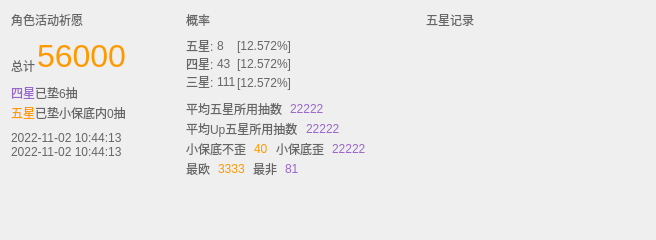
<?xml version="1.0" encoding="UTF-8"?>
<ui version="4.0">
 <class>WishPageQueryTemplate</class>
 <widget class="QWidget" name="WishPageQueryTemplate">
  <property name="geometry">
   <rect>
    <x>0</x>
    <y>0</y>
    <width>656</width>
    <height>240</height>
   </rect>
  </property>
  <property name="sizePolicy">
   <sizepolicy hsizetype="Expanding" vsizetype="Expanding">
    <horstretch>0</horstretch>
    <verstretch>0</verstretch>
   </sizepolicy>
  </property>
  <property name="maximumSize">
   <size>
    <width>1677777</width>
    <height>240</height>
   </size>
  </property>
  <property name="windowTitle">
   <string>Form</string>
  </property>
  <property name="styleSheet">
   <string notr="true">QLabel{
  font-family:&quot;HarmonyOS Sans SC&quot;;
  color : #666666
}</string>
  </property>
  <layout class="QGridLayout" name="gridLayout_10">
   <property name="spacing">
    <number>0</number>
   </property>
   <item row="0" column="0">
    <layout class="QGridLayout" name="gridLayout_5">
     <property name="spacing">
      <number>0</number>
     </property>
     <item row="0" column="0">
      <widget class="QLabel" name="label">
       <property name="styleSheet">
        <string notr="true"/>
       </property>
       <property name="text">
        <string>角色活动祈愿</string>
       </property>
       <property name="scaledContents">
        <bool>false</bool>
       </property>
       <property name="wordWrap">
        <bool>false</bool>
       </property>
      </widget>
     </item>
     <item row="3" column="0">
      <widget class="QLabel" name="label_6">
       <property name="styleSheet">
        <string notr="true"/>
       </property>
       <property name="text">
        <string>2022-11-02 10:44:13</string>
       </property>
       <property name="scaledContents">
        <bool>false</bool>
       </property>
       <property name="wordWrap">
        <bool>false</bool>
       </property>
      </widget>
     </item>
     <item row="4" column="0">
      <widget class="QLabel" name="label_7">
       <property name="styleSheet">
        <string notr="true"/>
       </property>
       <property name="text">
        <string>2022-11-02 10:44:13</string>
       </property>
       <property name="scaledContents">
        <bool>false</bool>
       </property>
       <property name="wordWrap">
        <bool>false</bool>
       </property>
      </widget>
     </item>
     <item row="1" column="0">
      <layout class="QGridLayout" name="gridLayout_4">
       <item row="0" column="1">
        <spacer name="horizontalSpacer_12">
         <property name="orientation">
          <enum>Qt::Horizontal</enum>
         </property>
         <property name="sizeType">
          <enum>QSizePolicy::Fixed</enum>
         </property>
         <property name="sizeHint" stdset="0">
          <size>
           <width>20</width>
           <height>8</height>
          </size>
         </property>
        </spacer>
       </item>
       <item row="1" column="1" rowspan="2">
        <widget class="QLabel" name="label_3">
         <property name="styleSheet">
          <string notr="true">QLabel{
	font: 24pt;
	color:#ff9900
}
</string>
         </property>
         <property name="text">
          <string>56000</string>
         </property>
        </widget>
       </item>
       <item row="1" column="2">
        <spacer name="horizontalSpacer_4">
         <property name="orientation">
          <enum>Qt::Horizontal</enum>
         </property>
         <property name="sizeType">
          <enum>QSizePolicy::Fixed</enum>
         </property>
         <property name="sizeHint" stdset="0">
          <size>
           <width>60</width>
           <height>20</height>
          </size>
         </property>
        </spacer>
       </item>
       <item row="2" column="0">
        <widget class="QLabel" name="label_4">
         <property name="text">
          <string>总计</string>
         </property>
        </widget>
       </item>
       <item row="3" column="1">
        <spacer name="horizontalSpacer_13">
         <property name="orientation">
          <enum>Qt::Horizontal</enum>
         </property>
         <property name="sizeType">
          <enum>QSizePolicy::Fixed</enum>
         </property>
         <property name="sizeHint" stdset="0">
          <size>
           <width>20</width>
           <height>8</height>
          </size>
         </property>
        </spacer>
       </item>
      </layout>
     </item>
     <item row="2" column="0">
      <layout class="QGridLayout" name="gridLayout">
       <item row="0" column="0">
        <widget class="QLabel" name="label_2">
         <property name="sizePolicy">
          <sizepolicy hsizetype="Preferred" vsizetype="Minimum">
           <horstretch>0</horstretch>
           <verstretch>0</verstretch>
          </sizepolicy>
         </property>
         <property name="text">
          <string>&lt;html&gt;&lt;head/&gt;&lt;body&gt;&lt;p&gt;&lt;span style=&quot; color:#9966cc;&quot;&gt;四星&lt;/span&gt;已垫&lt;/p&gt;&lt;/body&gt;&lt;/html&gt;</string>
         </property>
        </widget>
       </item>
       <item row="1" column="2">
        <spacer name="horizontalSpacer_3">
         <property name="orientation">
          <enum>Qt::Horizontal</enum>
         </property>
         <property name="sizeType">
          <enum>QSizePolicy::Fixed</enum>
         </property>
         <property name="sizeHint" stdset="0">
          <size>
           <width>60</width>
           <height>20</height>
          </size>
         </property>
        </spacer>
       </item>
       <item row="0" column="1">
        <widget class="QLabel" name="label_25">
         <property name="text">
          <string>6抽</string>
         </property>
        </widget>
       </item>
       <item row="1" column="1">
        <widget class="QLabel" name="label_26">
         <property name="text">
          <string>小保底内0抽</string>
         </property>
        </widget>
       </item>
       <item row="0" column="2">
        <spacer name="horizontalSpacer_2">
         <property name="orientation">
          <enum>Qt::Horizontal</enum>
         </property>
         <property name="sizeType">
          <enum>QSizePolicy::Fixed</enum>
         </property>
         <property name="sizeHint" stdset="0">
          <size>
           <width>60</width>
           <height>20</height>
          </size>
         </property>
        </spacer>
       </item>
       <item row="1" column="0">
        <widget class="QLabel" name="label_5">
         <property name="text">
          <string>&lt;html&gt;&lt;head/&gt;&lt;body&gt;&lt;p&gt;&lt;span style=&quot; color:#ff9900;&quot;&gt;五星&lt;/span&gt;已垫&lt;/p&gt;&lt;/body&gt;&lt;/html&gt;</string>
         </property>
        </widget>
       </item>
       <item row="2" column="1">
        <spacer name="horizontalSpacer_14">
         <property name="orientation">
          <enum>Qt::Horizontal</enum>
         </property>
         <property name="sizeType">
          <enum>QSizePolicy::Fixed</enum>
         </property>
         <property name="sizeHint" stdset="0">
          <size>
           <width>20</width>
           <height>8</height>
          </size>
         </property>
        </spacer>
       </item>
      </layout>
     </item>
     <item row="5" column="0">
      <spacer name="verticalSpacer">
       <property name="orientation">
        <enum>Qt::Vertical</enum>
       </property>
       <property name="sizeHint" stdset="0">
        <size>
         <width>20</width>
         <height>40</height>
        </size>
       </property>
      </spacer>
     </item>
    </layout>
   </item>
   <item row="0" column="1">
    <layout class="QGridLayout" name="gridLayout_9">
     <property name="spacing">
      <number>0</number>
     </property>
     <item row="0" column="0">
      <widget class="QLabel" name="label_8">
       <property name="styleSheet">
        <string notr="true"/>
       </property>
       <property name="text">
        <string>概率</string>
       </property>
       <property name="scaledContents">
        <bool>false</bool>
       </property>
       <property name="wordWrap">
        <bool>false</bool>
       </property>
      </widget>
     </item>
     <item row="2" column="0" colspan="3">
      <layout class="QHBoxLayout" name="horizontalLayout_6">
       <item>
        <widget class="QLabel" name="label_15">
         <property name="styleSheet">
          <string notr="true"/>
         </property>
         <property name="text">
          <string>平均五星所用抽数</string>
         </property>
         <property name="scaledContents">
          <bool>false</bool>
         </property>
         <property name="wordWrap">
          <bool>false</bool>
         </property>
        </widget>
       </item>
       <item>
        <spacer name="horizontalSpacer_16">
         <property name="orientation">
          <enum>Qt::Horizontal</enum>
         </property>
         <property name="sizeType">
          <enum>QSizePolicy::Fixed</enum>
         </property>
         <property name="sizeHint" stdset="0">
          <size>
           <width>8</width>
           <height>20</height>
          </size>
         </property>
        </spacer>
       </item>
       <item>
        <widget class="QLabel" name="label_31">
         <property name="styleSheet">
          <string notr="true">QLabel{
	color:#9966cc
}
</string>
         </property>
         <property name="text">
          <string>22222</string>
         </property>
         <property name="scaledContents">
          <bool>false</bool>
         </property>
         <property name="wordWrap">
          <bool>false</bool>
         </property>
        </widget>
       </item>
       <item>
        <spacer name="horizontalSpacer_5">
         <property name="orientation">
          <enum>Qt::Horizontal</enum>
         </property>
         <property name="sizeHint" stdset="0">
          <size>
           <width>20</width>
           <height>20</height>
          </size>
         </property>
        </spacer>
       </item>
      </layout>
     </item>
     <item row="4" column="0" colspan="2">
      <layout class="QHBoxLayout" name="horizontalLayout_4">
       <item>
        <widget class="QLabel" name="label_17">
         <property name="styleSheet">
          <string notr="true"/>
         </property>
         <property name="text">
          <string>小保底不歪</string>
         </property>
         <property name="scaledContents">
          <bool>false</bool>
         </property>
         <property name="wordWrap">
          <bool>false</bool>
         </property>
        </widget>
       </item>
       <item>
        <spacer name="horizontalSpacer_19">
         <property name="orientation">
          <enum>Qt::Horizontal</enum>
         </property>
         <property name="sizeType">
          <enum>QSizePolicy::Fixed</enum>
         </property>
         <property name="sizeHint" stdset="0">
          <size>
           <width>8</width>
           <height>20</height>
          </size>
         </property>
        </spacer>
       </item>
       <item>
        <widget class="QLabel" name="label_18">
         <property name="styleSheet">
          <string notr="true">QLabel{
	color:#ff9900
}
</string>
         </property>
         <property name="text">
          <string>40</string>
         </property>
         <property name="scaledContents">
          <bool>false</bool>
         </property>
         <property name="wordWrap">
          <bool>false</bool>
         </property>
        </widget>
       </item>
      </layout>
     </item>
     <item row="4" column="2">
      <layout class="QHBoxLayout" name="horizontalLayout_3">
       <item>
        <spacer name="horizontalSpacer_22">
         <property name="orientation">
          <enum>Qt::Horizontal</enum>
         </property>
         <property name="sizeType">
          <enum>QSizePolicy::Fixed</enum>
         </property>
         <property name="sizeHint" stdset="0">
          <size>
           <width>8</width>
           <height>20</height>
          </size>
         </property>
        </spacer>
       </item>
       <item>
        <widget class="QLabel" name="label_20">
         <property name="styleSheet">
          <string notr="true"/>
         </property>
         <property name="text">
          <string>小保底歪</string>
         </property>
         <property name="scaledContents">
          <bool>false</bool>
         </property>
         <property name="wordWrap">
          <bool>false</bool>
         </property>
        </widget>
       </item>
       <item>
        <spacer name="horizontalSpacer_18">
         <property name="orientation">
          <enum>Qt::Horizontal</enum>
         </property>
         <property name="sizeType">
          <enum>QSizePolicy::Fixed</enum>
         </property>
         <property name="sizeHint" stdset="0">
          <size>
           <width>8</width>
           <height>20</height>
          </size>
         </property>
        </spacer>
       </item>
       <item>
        <widget class="QLabel" name="label_19">
         <property name="styleSheet">
          <string notr="true">QLabel{
	color:#9966cc
}
</string>
         </property>
         <property name="text">
          <string>22222</string>
         </property>
         <property name="scaledContents">
          <bool>false</bool>
         </property>
         <property name="wordWrap">
          <bool>false</bool>
         </property>
        </widget>
       </item>
       <item>
        <spacer name="horizontalSpacer_7">
         <property name="orientation">
          <enum>Qt::Horizontal</enum>
         </property>
         <property name="sizeType">
          <enum>QSizePolicy::Fixed</enum>
         </property>
         <property name="sizeHint" stdset="0">
          <size>
           <width>60</width>
           <height>20</height>
          </size>
         </property>
        </spacer>
       </item>
      </layout>
     </item>
     <item row="1" column="0" colspan="3">
      <layout class="QGridLayout" name="gridLayout_8">
       <item row="1" column="1">
        <layout class="QGridLayout" name="gridLayout_2">
         <item row="0" column="0">
          <widget class="QLabel" name="label_28">
           <property name="styleSheet">
            <string notr="true"/>
           </property>
           <property name="text">
            <string>8</string>
           </property>
           <property name="scaledContents">
            <bool>false</bool>
           </property>
           <property name="wordWrap">
            <bool>false</bool>
           </property>
          </widget>
         </item>
         <item row="1" column="0">
          <widget class="QLabel" name="label_29">
           <property name="styleSheet">
            <string notr="true"/>
           </property>
           <property name="text">
            <string>43</string>
           </property>
           <property name="scaledContents">
            <bool>false</bool>
           </property>
           <property name="wordWrap">
            <bool>false</bool>
           </property>
          </widget>
         </item>
         <item row="2" column="0">
          <widget class="QLabel" name="label_30">
           <property name="styleSheet">
            <string notr="true"/>
           </property>
           <property name="text">
            <string>111</string>
           </property>
           <property name="scaledContents">
            <bool>false</bool>
           </property>
           <property name="wordWrap">
            <bool>false</bool>
           </property>
          </widget>
         </item>
        </layout>
       </item>
       <item row="0" column="1">
        <spacer name="horizontalSpacer_10">
         <property name="orientation">
          <enum>Qt::Horizontal</enum>
         </property>
         <property name="sizeType">
          <enum>QSizePolicy::Fixed</enum>
         </property>
         <property name="sizeHint" stdset="0">
          <size>
           <width>20</width>
           <height>8</height>
          </size>
         </property>
        </spacer>
       </item>
       <item row="1" column="2">
        <layout class="QGridLayout" name="gridLayout_7">
         <item row="2" column="0">
          <widget class="QLabel" name="label_14">
           <property name="styleSheet">
            <string notr="true"/>
           </property>
           <property name="text">
            <string>[12.572%]</string>
           </property>
           <property name="scaledContents">
            <bool>false</bool>
           </property>
           <property name="wordWrap">
            <bool>false</bool>
           </property>
          </widget>
         </item>
         <item row="1" column="0">
          <widget class="QLabel" name="label_13">
           <property name="styleSheet">
            <string notr="true"/>
           </property>
           <property name="text">
            <string>[12.572%]</string>
           </property>
           <property name="scaledContents">
            <bool>false</bool>
           </property>
           <property name="wordWrap">
            <bool>false</bool>
           </property>
          </widget>
         </item>
         <item row="0" column="0">
          <widget class="QLabel" name="label_12">
           <property name="styleSheet">
            <string notr="true"/>
           </property>
           <property name="text">
            <string>[12.572%]</string>
           </property>
           <property name="scaledContents">
            <bool>false</bool>
           </property>
           <property name="wordWrap">
            <bool>false</bool>
           </property>
          </widget>
         </item>
         <item row="1" column="1">
          <spacer name="horizontalSpacer">
           <property name="orientation">
            <enum>Qt::Horizontal</enum>
           </property>
           <property name="sizeHint" stdset="0">
            <size>
             <width>20</width>
             <height>20</height>
            </size>
           </property>
          </spacer>
         </item>
        </layout>
       </item>
       <item row="1" column="0">
        <layout class="QGridLayout" name="gridLayout_6">
         <item row="0" column="0">
          <widget class="QLabel" name="label_9">
           <property name="styleSheet">
            <string notr="true"/>
           </property>
           <property name="text">
            <string>五星: </string>
           </property>
           <property name="scaledContents">
            <bool>false</bool>
           </property>
           <property name="wordWrap">
            <bool>false</bool>
           </property>
          </widget>
         </item>
         <item row="1" column="0">
          <widget class="QLabel" name="label_10">
           <property name="styleSheet">
            <string notr="true"/>
           </property>
           <property name="text">
            <string>四星:</string>
           </property>
           <property name="scaledContents">
            <bool>false</bool>
           </property>
           <property name="wordWrap">
            <bool>false</bool>
           </property>
          </widget>
         </item>
         <item row="2" column="0">
          <widget class="QLabel" name="label_11">
           <property name="styleSheet">
            <string notr="true"/>
           </property>
           <property name="text">
            <string>三星:</string>
           </property>
           <property name="scaledContents">
            <bool>false</bool>
           </property>
           <property name="wordWrap">
            <bool>false</bool>
           </property>
          </widget>
         </item>
        </layout>
       </item>
       <item row="2" column="1">
        <spacer name="horizontalSpacer_11">
         <property name="orientation">
          <enum>Qt::Horizontal</enum>
         </property>
         <property name="sizeType">
          <enum>QSizePolicy::Fixed</enum>
         </property>
         <property name="sizeHint" stdset="0">
          <size>
           <width>20</width>
           <height>8</height>
          </size>
         </property>
        </spacer>
       </item>
      </layout>
     </item>
     <item row="5" column="0">
      <layout class="QHBoxLayout" name="horizontalLayout">
       <item>
        <widget class="QLabel" name="label_22">
         <property name="styleSheet">
          <string notr="true"/>
         </property>
         <property name="text">
          <string>最欧</string>
         </property>
         <property name="scaledContents">
          <bool>false</bool>
         </property>
         <property name="wordWrap">
          <bool>false</bool>
         </property>
        </widget>
       </item>
       <item>
        <spacer name="horizontalSpacer_20">
         <property name="orientation">
          <enum>Qt::Horizontal</enum>
         </property>
         <property name="sizeType">
          <enum>QSizePolicy::Fixed</enum>
         </property>
         <property name="sizeHint" stdset="0">
          <size>
           <width>8</width>
           <height>20</height>
          </size>
         </property>
        </spacer>
       </item>
       <item>
        <widget class="QLabel" name="label_21">
         <property name="styleSheet">
          <string notr="true">QLabel{
	color:#ff9900
}
</string>
         </property>
         <property name="text">
          <string>3333</string>
         </property>
         <property name="scaledContents">
          <bool>false</bool>
         </property>
         <property name="wordWrap">
          <bool>false</bool>
         </property>
        </widget>
       </item>
      </layout>
     </item>
     <item row="5" column="1" colspan="2">
      <layout class="QHBoxLayout" name="horizontalLayout_2">
       <item>
        <spacer name="horizontalSpacer_23">
         <property name="orientation">
          <enum>Qt::Horizontal</enum>
         </property>
         <property name="sizeType">
          <enum>QSizePolicy::Fixed</enum>
         </property>
         <property name="sizeHint" stdset="0">
          <size>
           <width>8</width>
           <height>20</height>
          </size>
         </property>
        </spacer>
       </item>
       <item>
        <widget class="QLabel" name="label_24">
         <property name="styleSheet">
          <string notr="true"/>
         </property>
         <property name="text">
          <string>最非</string>
         </property>
         <property name="scaledContents">
          <bool>false</bool>
         </property>
         <property name="wordWrap">
          <bool>false</bool>
         </property>
        </widget>
       </item>
       <item>
        <spacer name="horizontalSpacer_21">
         <property name="orientation">
          <enum>Qt::Horizontal</enum>
         </property>
         <property name="sizeType">
          <enum>QSizePolicy::Fixed</enum>
         </property>
         <property name="sizeHint" stdset="0">
          <size>
           <width>8</width>
           <height>20</height>
          </size>
         </property>
        </spacer>
       </item>
       <item>
        <widget class="QLabel" name="label_23">
         <property name="styleSheet">
          <string notr="true">QLabel{
	color:#9966cc
}
</string>
         </property>
         <property name="text">
          <string>81</string>
         </property>
         <property name="scaledContents">
          <bool>false</bool>
         </property>
         <property name="wordWrap">
          <bool>false</bool>
         </property>
        </widget>
       </item>
       <item>
        <spacer name="horizontalSpacer_8">
         <property name="orientation">
          <enum>Qt::Horizontal</enum>
         </property>
         <property name="sizeHint" stdset="0">
          <size>
           <width>40</width>
           <height>20</height>
          </size>
         </property>
        </spacer>
       </item>
      </layout>
     </item>
     <item row="3" column="0" colspan="3">
      <layout class="QHBoxLayout" name="horizontalLayout_5">
       <item>
        <widget class="QLabel" name="label_16">
         <property name="styleSheet">
          <string notr="true"/>
         </property>
         <property name="text">
          <string>平均Up五星所用抽数</string>
         </property>
         <property name="scaledContents">
          <bool>false</bool>
         </property>
         <property name="wordWrap">
          <bool>false</bool>
         </property>
        </widget>
       </item>
       <item>
        <spacer name="horizontalSpacer_17">
         <property name="orientation">
          <enum>Qt::Horizontal</enum>
         </property>
         <property name="sizeType">
          <enum>QSizePolicy::Fixed</enum>
         </property>
         <property name="sizeHint" stdset="0">
          <size>
           <width>8</width>
           <height>20</height>
          </size>
         </property>
        </spacer>
       </item>
       <item>
        <widget class="QLabel" name="label_32">
         <property name="styleSheet">
          <string notr="true">QLabel{
	color:#9966cc
}
</string>
         </property>
         <property name="text">
          <string>22222</string>
         </property>
         <property name="scaledContents">
          <bool>false</bool>
         </property>
         <property name="wordWrap">
          <bool>false</bool>
         </property>
        </widget>
       </item>
       <item>
        <spacer name="horizontalSpacer_6">
         <property name="orientation">
          <enum>Qt::Horizontal</enum>
         </property>
         <property name="sizeHint" stdset="0">
          <size>
           <width>40</width>
           <height>20</height>
          </size>
         </property>
        </spacer>
       </item>
      </layout>
     </item>
     <item row="6" column="1">
      <spacer name="verticalSpacer_2">
       <property name="orientation">
        <enum>Qt::Vertical</enum>
       </property>
       <property name="sizeHint" stdset="0">
        <size>
         <width>20</width>
         <height>40</height>
        </size>
       </property>
      </spacer>
     </item>
    </layout>
   </item>
   <item row="0" column="2">
    <layout class="QGridLayout" name="gridLayout_3">
     <item row="0" column="0">
      <widget class="QLabel" name="label_27">
       <property name="styleSheet">
        <string notr="true"/>
       </property>
       <property name="text">
        <string>五星记录</string>
       </property>
       <property name="scaledContents">
        <bool>false</bool>
       </property>
       <property name="wordWrap">
        <bool>false</bool>
       </property>
      </widget>
     </item>
     <item row="0" column="1">
      <spacer name="horizontalSpacer_9">
       <property name="orientation">
        <enum>Qt::Horizontal</enum>
       </property>
       <property name="sizeHint" stdset="0">
        <size>
         <width>40</width>
         <height>10</height>
        </size>
       </property>
      </spacer>
     </item>
     <item row="1" column="0">
      <spacer name="horizontalSpacer_15">
       <property name="orientation">
        <enum>Qt::Horizontal</enum>
       </property>
       <property name="sizeType">
        <enum>QSizePolicy::Fixed</enum>
       </property>
       <property name="sizeHint" stdset="0">
        <size>
         <width>20</width>
         <height>8</height>
        </size>
       </property>
      </spacer>
     </item>
     <item row="2" column="0" colspan="2">
      <widget class="QWidget" name="widget" native="true">
       <property name="sizePolicy">
        <sizepolicy hsizetype="Expanding" vsizetype="Expanding">
         <horstretch>0</horstretch>
         <verstretch>0</verstretch>
        </sizepolicy>
       </property>
      </widget>
     </item>
    </layout>
   </item>
  </layout>
 </widget>
 <resources>
  <include location="../StarRailToolDesktop.qrc"/>
 </resources>
 <connections/>
</ui>
